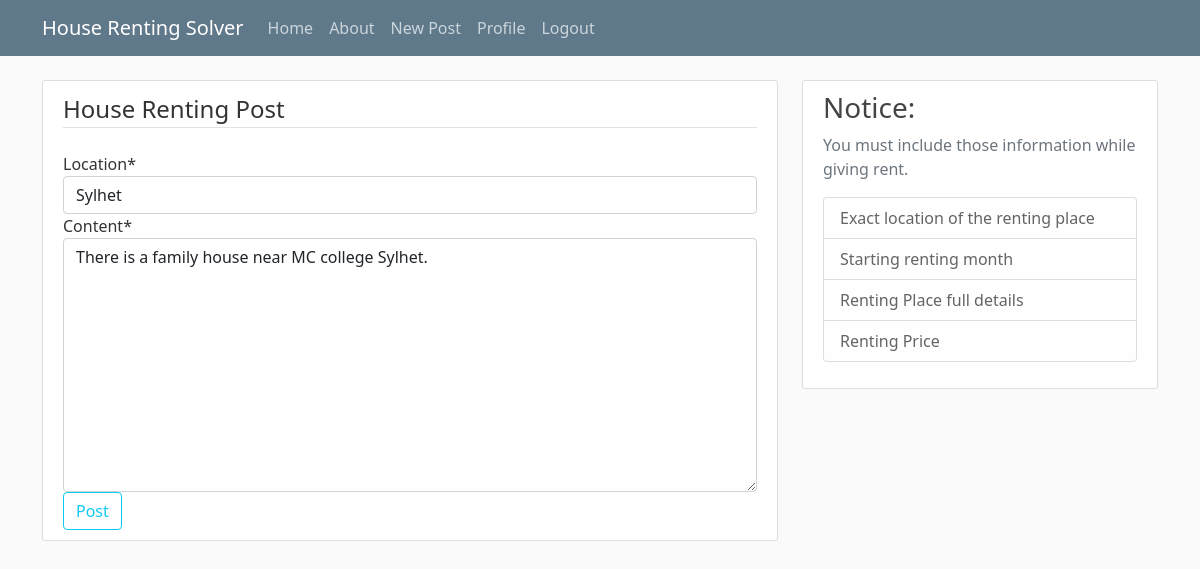
Page /post/8/update/ (signed in) on the committed database.
### blog/models.py (models this page shows, shortened)
class Post(models.Model):
    location = models.CharField(max_length = 100)
    content = models.TextField()
    date_posted = models.DateTimeField(default = timezone.now)
    owner = models.ForeignKey(User, on_delete= models.CASCADE)

### blog/views.py (the view, shortened to what this page needs)
# urls.py: path('post/<int:pk>/update/', PostUpdateView.as_view(), name='post-update'),
class PostUpdateView(LoginRequiredMixin, UserPassesTestMixin,  UpdateView):
    model = Post
    fields = ['location','content']
    def test_func(self):
        post = self.get_object()
        if self.request.user == post.owner:
            return True
        return False

### blog/templates/blog/post_form.html (shortened to what this page needs)
{% extends "blog/base.html" %}
{% load crispy_forms_tags %}
{% block content %}
    <div class="content-section">
        <form method="POST">
          <fieldset class="form-group">
              <legend class = "border-bottom mb-4">House Renting Post</legend>
              {{ form | crispy }}
          </fieldset>
            <div class="form-group">
              <button class ="btn btn-outline-info" type="submit">Post</button>
            </div>
        </form>
    </div>
{% endblock content %}

### blog/static/blog/main.css (style rules this page uses)
body { background: #fafafa; color: #333333; margin-top: 5rem; }
.content-section { background: #ffffff; padding: 10px 20px; border: 1px solid #dddddd; border-radius: 3px; margin-bottom: 20px; }

### rows in the picture
Post: location "Sylhet", content "There is a family house near MC college Sylhet."
